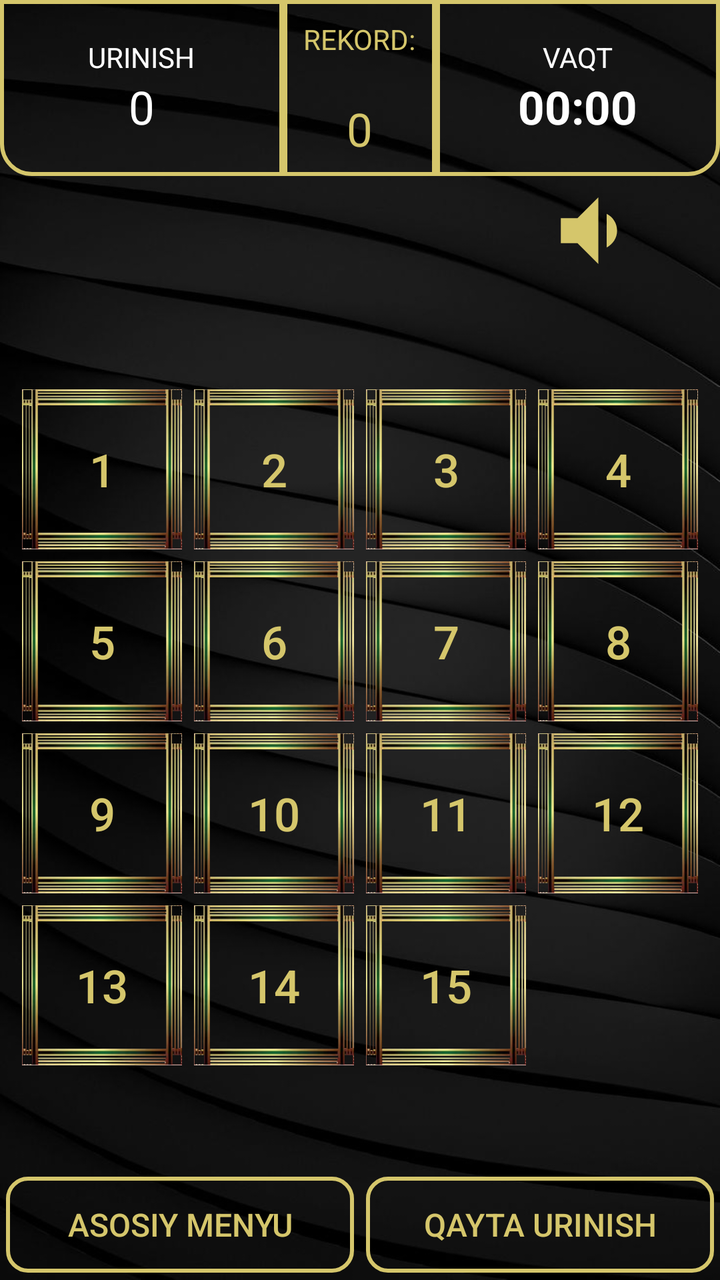
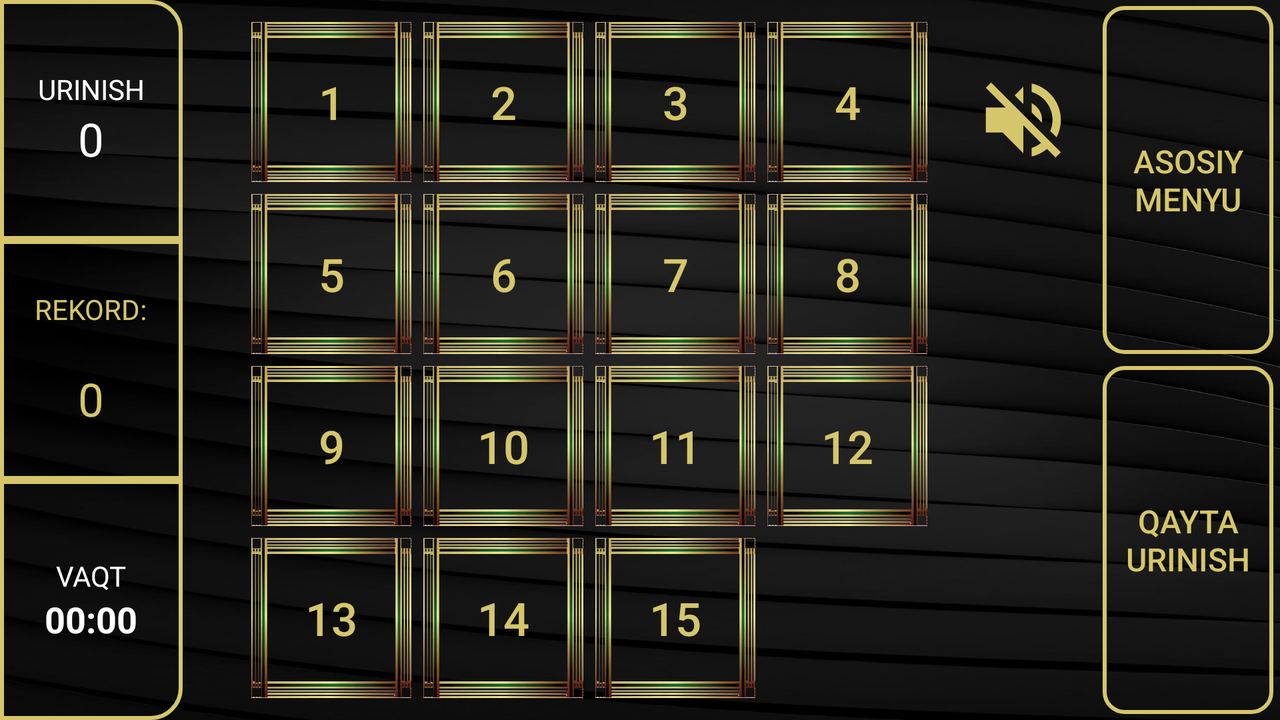

First picture: res/layout/ on a phone held upright. Second picture: the repository's own variant of that layout, on a device whose configuration matches the variant's folder. Source for both follows.
<!-- AndroidManifest.xml: application theme Theme.Design.NoActionBar -->
<!-- res/layout/activity_main.xml -->
<?xml version="1.0" encoding="utf-8"?>
<LinearLayout xmlns:android="http://schemas.android.com/apk/res/android"

    xmlns:app="http://schemas.android.com/apk/res-auto"
    xmlns:tools="http://schemas.android.com/tools"
    android:layout_width="match_parent"
    android:layout_height="match_parent"
    android:orientation="vertical"
    android:background="@drawable/img"
    tools:context=".MainActivity">

    <LinearLayout
        android:layout_width="match_parent"
        android:layout_height="0dp"
        android:layout_weight="1.6">

        <LinearLayout
            android:layout_width="0dp"
            android:layout_height="match_parent"
            android:layout_weight="1"
            android:background="@drawable/border1"
            android:gravity="center"
            android:orientation="vertical"
            android:padding="16dp">

            <TextView
                android:layout_width="wrap_content"
                android:layout_height="wrap_content"
                android:text="urinish"
                android:textAllCaps="true"
                android:textColor="@color/white" />

            <TextView
                android:id="@+id/text_score"
                android:layout_width="wrap_content"
                android:layout_height="wrap_content"
                android:text="0"
                android:textColor="@color/white"
                android:textSize="23sp" />

        </LinearLayout>
        <LinearLayout
            android:background="@drawable/bottomborder"
            android:layout_width="wrap_content"
            android:layout_height="match_parent"
            android:orientation="vertical">
            <TextView
                android:layout_width="wrap_content"
                android:layout_height="wrap_content"
                android:text="REKORD:"
                android:textColor="@color/golden"
                android:layout_margin="10dp"/>
            <TextView
                android:id="@+id/record"
                android:layout_width="wrap_content"
                android:layout_height="wrap_content"
                android:text="0"
                android:textSize="23sp"
                android:layout_gravity="center"
                android:textColor="@color/golden"
                android:layout_margin="10dp"/>
        </LinearLayout>
        <Space
            android:layout_width="wrap_content"
            android:layout_height="wrap_content"/>

        <LinearLayout
            android:layout_width="0dp"
            android:layout_height="match_parent"
            android:layout_weight="1"
            android:background="@drawable/border2"
            android:gravity="center"
            android:orientation="vertical"
            android:padding="16dp">

            <TextView
                android:layout_width="wrap_content"
                android:layout_height="wrap_content"
                android:text="vaqt"
                android:textAllCaps="true"
                android:textColor="@color/white" />

            <Chronometer
                android:id="@+id/text_time"
                android:layout_width="wrap_content"
                android:layout_height="wrap_content"
                android:textColor="@color/white"
                android:textSize="23sp"
                android:textStyle="bold" />

        </LinearLayout>

    </LinearLayout>
    <LinearLayout
        android:layout_width="match_parent"
        android:layout_height="0dp"
        android:layout_weight="1"
        android:gravity="right">
        <ImageView
            android:id="@+id/volume"
            android:layout_width="50dp"
            tools:src="@drawable/volume"
            android:layout_height="50dp"
            android:layout_gravity="center"
            android:layout_marginHorizontal="40dp"/>
    </LinearLayout>

    <FrameLayout
        android:layout_width="match_parent"
        android:layout_height="0dp"
        android:layout_weight="8">

        <RelativeLayout
            android:id="@+id/kontener"
            android:layout_gravity="center"
            android:layout_width="wrap_content"
            android:layout_height="wrap_content">

            <androidx.appcompat.widget.AppCompatButton
                android:id="@+id/btn1"
                style="@style/KhanPuzzle"
                android:text="1"/>
            <androidx.appcompat.widget.AppCompatButton
                android:id="@+id/btn2"
                style="@style/KhanPuzzle"
                android:layout_toRightOf="@id/btn1"
                android:text="2"/>
            <androidx.appcompat.widget.AppCompatButton
                android:id="@+id/btn3"
                style="@style/KhanPuzzle"
                android:layout_toRightOf="@id/btn2"
                android:text="3"/>
            <androidx.appcompat.widget.AppCompatButton
                android:id="@+id/btn4"
                style="@style/KhanPuzzle"
                android:layout_toRightOf="@id/btn3"
                android:text="4"/>
            <androidx.appcompat.widget.AppCompatButton
                android:id="@+id/btn5"
                style="@style/KhanPuzzle"
                android:layout_below="@id/btn1"
                android:text="5"/>
            <androidx.appcompat.widget.AppCompatButton
                android:id="@+id/btn6"
                style="@style/KhanPuzzle"
                android:layout_below="@id/btn2"
                android:layout_toRightOf="@id/btn5"
                android:text="6"/>
            <androidx.appcompat.widget.AppCompatButton
                android:id="@+id/btn7"
                style="@style/KhanPuzzle"
                android:layout_below="@id/btn3"
                android:layout_toRightOf="@id/btn6"
                android:text="7"/>
            <androidx.appcompat.widget.AppCompatButton
                android:id="@+id/btn8"
                style="@style/KhanPuzzle"
                android:layout_below="@id/btn4"
                android:layout_toRightOf="@id/btn7"
                android:text="8"/>
            <androidx.appcompat.widget.AppCompatButton
                android:id="@+id/btn9"
                style="@style/KhanPuzzle"
                android:layout_below="@id/btn5"
                android:text="9"/>
            <androidx.appcompat.widget.AppCompatButton
                android:id="@+id/btn10"
                style="@style/KhanPuzzle"
                android:layout_toRightOf="@id/btn9"
                android:layout_below="@id/btn6"
                android:text="10"/>
            <androidx.appcompat.widget.AppCompatButton
                android:id="@+id/btn11"
                style="@style/KhanPuzzle"
                android:layout_toRightOf="@id/btn10"
                android:layout_below="@id/btn7"
                android:text="11"/>
            <androidx.appcompat.widget.AppCompatButton
                android:id="@+id/btn12"
                style="@style/KhanPuzzle"
                android:layout_toRightOf="@id/btn11"
                android:layout_below="@id/btn8"
                android:text="12"/>
            <androidx.appcompat.widget.AppCompatButton
                android:id="@+id/btn13"
                style="@style/KhanPuzzle"
                android:layout_below="@id/btn9"
                android:text="13"/>
            <androidx.appcompat.widget.AppCompatButton
                android:id="@+id/btn14"
                style="@style/KhanPuzzle"
                android:layout_below="@id/btn10"
                android:layout_toRightOf="@id/btn5"
                android:text="14"/>
            <androidx.appcompat.widget.AppCompatButton
                android:id="@+id/btn15"
                style="@style/KhanPuzzle"
                android:layout_below="@id/btn11"
                android:layout_toRightOf="@id/btn6"
                android:text="15"/>
            <androidx.appcompat.widget.AppCompatButton
                android:id="@+id/btn16"
                style="@style/KhanPuzzle"
                android:layout_below="@id/btn12"
                android:layout_toRightOf="@id/btn7"
                android:background="@color/free_box"
                android:text=""/>



        </RelativeLayout>


    </FrameLayout>

    <LinearLayout
        android:gravity="center"
        android:layout_width="match_parent"
        android:layout_weight="1"
        android:layout_height="0dp">

        <androidx.appcompat.widget.AppCompatButton
            android:background="@drawable/border"
            android:id="@+id/btn_finish"
            style="@style/KhanPuzzle"
            android:layout_width="0dp"
            android:layout_height="wrap_content"
            android:layout_weight="1"
            android:textSize="16dp"
            android:text="Asosiy menyu"/>
        <androidx.appcompat.widget.AppCompatButton
            android:background="@drawable/border"
            android:id="@+id/btn_restart"
            style="@style/KhanPuzzle"
            android:layout_width="0dp"
            android:layout_height="wrap_content"
            android:layout_weight="1"
            android:textSize="16dp"
            android:text="qayta urinish"/>

    </LinearLayout>

</LinearLayout>
<!-- resources referenced by this layout -->
<resources>
  <color name="free_box">#00FFFFFF</color>
  <color name="golden">#d5c66b</color>
  <color name="white">#FFFFFFFF</color>
  <!-- drawable border (drawable) -->
  <?xml version="1.0" encoding="utf-8"?>
  <shape xmlns:android="http://schemas.android.com/apk/res/android">
      <corners
          android:radius="10dp"/>
      <stroke android:width="2dp"
          android:color="#d5c66b"/>
  
  
  </shape>
  <!-- drawable border1 (drawable) -->
  <?xml version="1.0" encoding="utf-8"?>
  <shape xmlns:android="http://schemas.android.com/apk/res/android">
  <corners
      android:bottomLeftRadius="15dp"/>
      <stroke android:width="2dp"
          android:color="#d5c66b"/>
  </shape>
  <!-- drawable border2 (drawable) -->
  <?xml version="1.0" encoding="utf-8"?>
  <shape xmlns:android="http://schemas.android.com/apk/res/android">
      <corners
          android:bottomRightRadius="15dp"/>
      <stroke android:width="2dp"
          android:color="#d5c66b"/>
  
  
  </shape>
  <!-- drawable bottomborder (drawable) -->
  <?xml version="1.0" encoding="utf-8"?>
  <shape xmlns:android="http://schemas.android.com/apk/res/android">
  <stroke android:width="2dp"
      android:color="@color/golden"/>
  </shape>
  <!-- drawable img: jpg bitmap (drawable, 34872 bytes) -->
  <!-- drawable volume (drawable) -->
  <vector android:autoMirrored="true" android:height="24dp"
      android:tint="@color/golden" android:viewportHeight="24"
      android:viewportWidth="24" android:width="24dp" xmlns:android="http://schemas.android.com/apk/res/android">
      <path android:fillColor="@android:color/white" android:pathData="M18.5,12c0,-1.77 -1.02,-3.29 -2.5,-4.03v8.05c1.48,-0.73 2.5,-2.25 2.5,-4.02zM5,9v6h4l5,5V4L9,9H5z"/>
  </vector>
  <style name="KhanPuzzle">
          <item name="android:layout_width">80dp</item>
          <item name="android:layout_height">80dp</item>
          <item name="android:layout_margin">3dp</item>
          <item name="android:textSize">23sp</item>
          <item name="android:background">@drawable/box2</item>
          <item name="android:textColor">@color/golden</item>
      </style>
  <!-- drawable box2: webp bitmap (drawable, 3238 bytes) -->
</resources>
<!-- res/layout-land/activity_main.xml (the repository's variant of the layout above) -->
<!-- drawn on the phone turned sideways -->
<?xml version="1.0" encoding="utf-8"?>
<LinearLayout xmlns:android="http://schemas.android.com/apk/res/android"
    xmlns:tools="http://schemas.android.com/tools"
    android:orientation="horizontal"
    android:layout_width="match_parent"
    android:layout_height="match_parent"
    android:background="@drawable/img">
    <LinearLayout
        android:layout_width="0dp"
        android:layout_weight="0.2"
        android:layout_height="match_parent"
        android:orientation="vertical">

        <LinearLayout
            android:layout_width="match_parent"
            android:layout_height="0dp"
            android:layout_weight="1"
            android:background="@drawable/border3"
            android:gravity="center"
            android:orientation="vertical"
            android:padding="16dp">

            <TextView
                android:layout_width="wrap_content"
                android:layout_height="wrap_content"
                android:text="urinish"
                android:textAllCaps="true"
                android:textColor="@color/white" />

            <TextView
                android:id="@+id/text_score"
                android:layout_width="wrap_content"
                android:layout_height="wrap_content"
                android:text="0"
                android:textColor="@color/white"
                android:textSize="23sp" />

        </LinearLayout>
        <LinearLayout
            android:background="@drawable/bottomborder"
            android:layout_width="match_parent"
            android:layout_height="0dp"
            android:gravity="center"
            android:layout_weight="1"
            android:orientation="vertical">
            <TextView
                android:layout_width="wrap_content"
                android:layout_height="wrap_content"
                android:text="REKORD:"
                android:textColor="@color/golden"
                android:layout_margin="10dp"/>
            <TextView
                android:id="@+id/record"
                android:layout_width="wrap_content"
                android:layout_height="wrap_content"
                android:text="0"
                android:textSize="23sp"
                android:layout_gravity="center"
                android:textColor="@color/golden"
                android:layout_margin="10dp"/>
        </LinearLayout>


        <LinearLayout
            android:layout_width="match_parent"
            android:layout_height="0dp"
            android:layout_weight="1"
            android:background="@drawable/border2"
            android:gravity="center"
            android:orientation="vertical"
            android:padding="16dp">

            <TextView
                android:layout_width="wrap_content"
                android:layout_height="wrap_content"
                android:text="vaqt"
                android:textAllCaps="true"
                android:textColor="@color/white" />

            <Chronometer
                android:id="@+id/text_time"
                android:layout_width="wrap_content"
                android:layout_height="wrap_content"
                android:textColor="@color/white"
                android:textSize="18sp"
                android:textStyle="bold" />

        </LinearLayout>

    </LinearLayout>



    <LinearLayout
        android:layout_width="0dp"
        android:layout_height="match_parent"
        android:layout_weight="1"
        android:gravity="center">


        <RelativeLayout
            android:id="@+id/kontener"
            android:layout_gravity="center"
            android:gravity="left"
            android:layout_width="wrap_content"
            android:layout_height="wrap_content">

            <androidx.appcompat.widget.AppCompatButton
                android:id="@+id/btn1"
                style="@style/KhanPuzzle"
                android:text="1"/>
            <androidx.appcompat.widget.AppCompatButton
                android:id="@+id/btn2"
                style="@style/KhanPuzzle"
                android:layout_toRightOf="@id/btn1"
                android:text="2"/>
            <androidx.appcompat.widget.AppCompatButton
                android:id="@+id/btn3"
                style="@style/KhanPuzzle"
                android:layout_toRightOf="@id/btn2"
                android:text="3"/>
            <androidx.appcompat.widget.AppCompatButton
                android:id="@+id/btn4"
                style="@style/KhanPuzzle"
                android:layout_toRightOf="@id/btn3"
                android:text="4"/>
            <androidx.appcompat.widget.AppCompatButton
                android:id="@+id/btn5"
                style="@style/KhanPuzzle"
                android:layout_below="@id/btn1"
                android:text="5"/>
            <androidx.appcompat.widget.AppCompatButton
                android:id="@+id/btn6"
                style="@style/KhanPuzzle"
                android:layout_below="@id/btn2"
                android:layout_toRightOf="@id/btn5"
                android:text="6"/>
            <androidx.appcompat.widget.AppCompatButton
                android:id="@+id/btn7"
                style="@style/KhanPuzzle"
                android:layout_below="@id/btn3"
                android:layout_toRightOf="@id/btn6"
                android:text="7"/>
            <androidx.appcompat.widget.AppCompatButton
                android:id="@+id/btn8"
                style="@style/KhanPuzzle"
                android:layout_below="@id/btn4"
                android:layout_toRightOf="@id/btn7"
                android:text="8"/>
            <androidx.appcompat.widget.AppCompatButton
                android:id="@+id/btn9"
                style="@style/KhanPuzzle"
                android:layout_below="@id/btn5"
                android:text="9"/>
            <androidx.appcompat.widget.AppCompatButton
                android:id="@+id/btn10"
                style="@style/KhanPuzzle"
                android:layout_toRightOf="@id/btn9"
                android:layout_below="@id/btn6"
                android:text="10"/>
            <androidx.appcompat.widget.AppCompatButton
                android:id="@+id/btn11"
                style="@style/KhanPuzzle"
                android:layout_toRightOf="@id/btn10"
                android:layout_below="@id/btn7"
                android:text="11"/>
            <androidx.appcompat.widget.AppCompatButton
                android:id="@+id/btn12"
                style="@style/KhanPuzzle"
                android:layout_toRightOf="@id/btn11"
                android:layout_below="@id/btn8"
                android:text="12"/>
            <androidx.appcompat.widget.AppCompatButton
                android:id="@+id/btn13"
                style="@style/KhanPuzzle"
                android:layout_below="@id/btn9"
                android:text="13"/>
            <androidx.appcompat.widget.AppCompatButton
                android:id="@+id/btn14"
                style="@style/KhanPuzzle"
                android:layout_below="@id/btn10"
                android:layout_toRightOf="@id/btn5"
                android:text="14"/>
            <androidx.appcompat.widget.AppCompatButton
                android:id="@+id/btn15"
                style="@style/KhanPuzzle"
                android:layout_below="@id/btn11"
                android:layout_toRightOf="@id/btn6"
                android:text="15"/>

            <androidx.appcompat.widget.AppCompatButton
                android:id="@+id/btn16"
                style="@style/KhanPuzzle"
                android:layout_below="@id/btn12"
                android:layout_toRightOf="@id/btn7"
                android:background="@color/free_box"
                android:text="" />

        </RelativeLayout>

        <ImageView
            android:id="@+id/volume"
            android:layout_width="50dp"
            android:layout_gravity="top|right"
            android:layout_marginVertical="35dp"
            tools:src="@drawable/volumeoff"
            android:layout_marginRight="-20dp"
            android:layout_marginLeft="20dp"
            android:layout_height="50dp"/>
    </LinearLayout>

    <LinearLayout
        android:layout_width="0dp"
        android:layout_weight="0.2"
        android:orientation="vertical"
        android:layout_height="match_parent">

        <androidx.appcompat.widget.AppCompatButton
            android:background="@drawable/border"
            android:id="@+id/btn_finish"
            style="@style/KhanPuzzle"
            android:layout_width="match_parent"
            android:layout_height="0dp"
            android:layout_weight="1"
            android:textSize="16dp"
            android:text="Asosiy menyu"/>
        <androidx.appcompat.widget.AppCompatButton
            android:background="@drawable/border"
            android:id="@+id/btn_restart"
            style="@style/KhanPuzzle"
            android:layout_width="match_parent"
            android:layout_height="0dp"
            android:layout_weight="1"
            android:textSize="16dp"
            android:text="qayta urinish"/>

    </LinearLayout>
</LinearLayout>
<!-- resources referenced by the variant -->
<!-- as the phone turned sideways resolves them -->
<resources>
  <color name="free_box">#00FFFFFF</color>
  <color name="golden">#d5c66b</color>
  <color name="white">#FFFFFFFF</color>
  <!-- drawable border (drawable) -->
  <?xml version="1.0" encoding="utf-8"?>
  <shape xmlns:android="http://schemas.android.com/apk/res/android">
      <corners
          android:radius="10dp"/>
      <stroke android:width="2dp"
          android:color="#d5c66b"/>
  
  
  </shape>
  <!-- drawable border2 (drawable) -->
  <?xml version="1.0" encoding="utf-8"?>
  <shape xmlns:android="http://schemas.android.com/apk/res/android">
      <corners
          android:bottomRightRadius="15dp"/>
      <stroke android:width="2dp"
          android:color="#d5c66b"/>
  
  
  </shape>
  <!-- drawable border3 (drawable) -->
  <?xml version="1.0" encoding="utf-8"?>
  <shape xmlns:android="http://schemas.android.com/apk/res/android">
      <corners
          android:topRightRadius="15dp"/>
      <stroke android:width="2dp"
          android:color="#d5c66b"/>
  
  
  </shape>
  <!-- drawable bottomborder (drawable) -->
  <?xml version="1.0" encoding="utf-8"?>
  <shape xmlns:android="http://schemas.android.com/apk/res/android">
  <stroke android:width="2dp"
      android:color="@color/golden"/>
  </shape>
  <!-- drawable img: jpg bitmap (drawable, 34872 bytes) -->
  <!-- drawable volumeoff (drawable) -->
  <vector android:autoMirrored="true" android:height="24dp"
      android:tint="@color/golden" android:viewportHeight="24"
      android:viewportWidth="24" android:width="24dp" xmlns:android="http://schemas.android.com/apk/res/android">
      <path android:fillColor="@android:color/white" android:pathData="M16.5,12c0,-1.77 -1.02,-3.29 -2.5,-4.03v2.21l2.45,2.45c0.03,-0.2 0.05,-0.41 0.05,-0.63zM19,12c0,0.94 -0.2,1.82 -0.54,2.64l1.51,1.51C20.63,14.91 21,13.5 21,12c0,-4.28 -2.99,-7.86 -7,-8.77v2.06c2.89,0.86 5,3.54 5,6.71zM4.27,3L3,4.27 7.73,9L3,9v6h4l5,5v-6.73l4.25,4.25c-0.67,0.52 -1.42,0.93 -2.25,1.18v2.06c1.38,-0.31 2.63,-0.95 3.69,-1.81L19.73,21 21,19.73l-9,-9L4.27,3zM12,4L9.91,6.09 12,8.18L12,4z"/>
  </vector>
  <style name="KhanPuzzle">
          <item name="android:layout_width">80dp</item>
          <item name="android:layout_height">80dp</item>
          <item name="android:layout_margin">3dp</item>
          <item name="android:textSize">23sp</item>
          <item name="android:background">@drawable/box2</item>
          <item name="android:textColor">@color/golden</item>
      </style>
  <!-- drawable box2: webp bitmap (drawable, 3238 bytes) -->
</resources>
